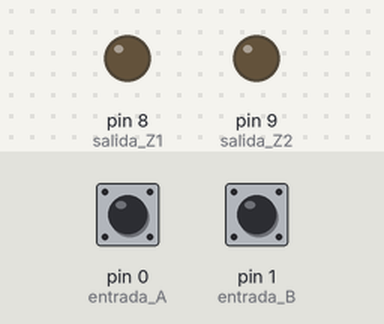
Bench run of a sketch on a simulated Arduino Uno, built with avr-gcc and run on an emulated ATmega328P. Parts: output pins drawn as LEDs (lit = HIGH). Inputs (shaded band) come from the test bench; at power-on: pin 0 (entrada_A) HIGH, pin 1 (entrada_B) HIGH.

Above: at 1.2 s.
1.3 s: pin 0 (entrada_A) pulled LOW for 0.15 s
At 1.37 s:
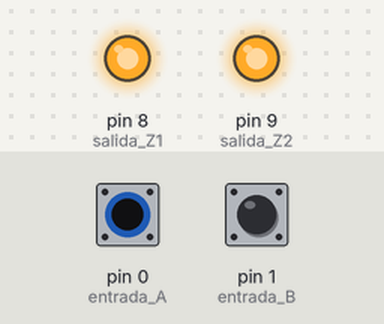
2.9 s: pin 0 (entrada_A) pulled LOW for 3.2 s
At 7.3 s:
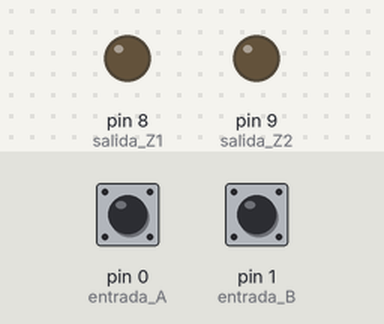
7.6 s: pin 1 (entrada_B) pulled LOW for 3.2 s
At 8.6 s:
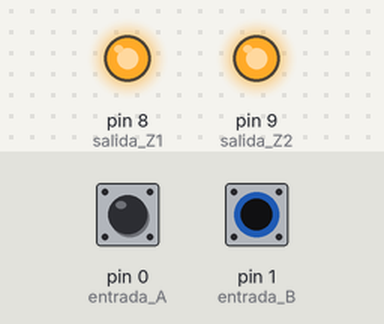
Timing chart, 0 to 12.3 s (numbered marks = the images above; inputs shaded):
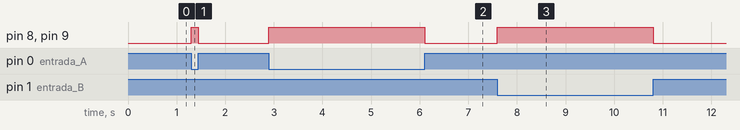

The sketch:

demorgan1.ino
```cpp
//Autor:Dario Jorge Iglesias
boolean B,A,Z1,Z2;
void setup()
{
 pinMode(0,INPUT_PULLUP);//entrada A
 pinMode(1,INPUT_PULLUP);//entrada B
 pinMode(8,OUTPUT);//salida Z1='(A.B)
 pinMode(9,OUTPUT);//salida Z2='A+'B
}
void loop()
{
 B=digitalRead(1);//Guarda 1er dato
 A=digitalRead(0);//Guarda 2do dato
 Z1=!(A&B);//multiplica data e inv.
 Z2=!A|!B;//inv. cada dato y sum.
 digitalWrite(8,Z1);//actualiza
 digitalWrite(9,Z2);//salidas
}
```

Measured:
- after the input at 1.3 s, pin 8 (salida_Z1), pin 9 (salida_Z2): LOW → HIGH at once, → LOW 0.15 s later
- after the input at 2.9 s, pin 8 (salida_Z1), pin 9 (salida_Z2): LOW → HIGH at once, → LOW 3.2 s later
- after the input at 7.6 s, pin 8 (salida_Z1), pin 9 (salida_Z2): LOW → HIGH at once, → LOW 3.2 s later
